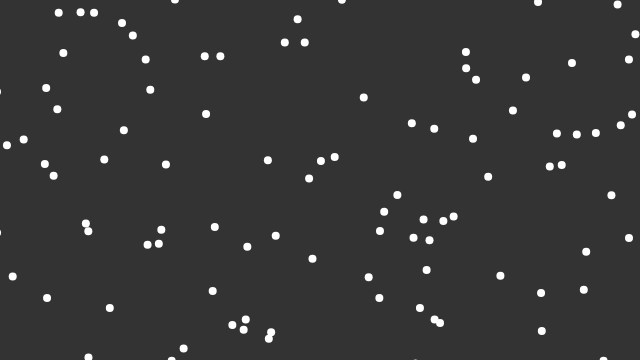
Frame 1 (no input)
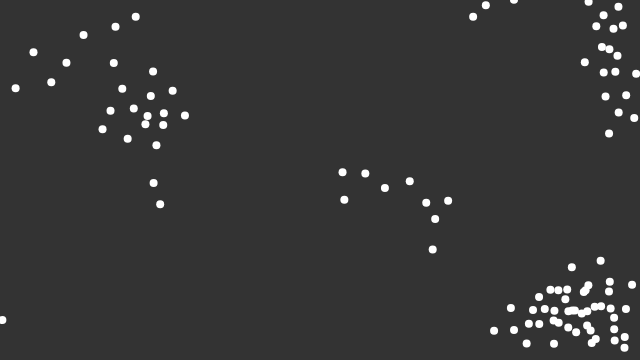
Frame 60 (no input)
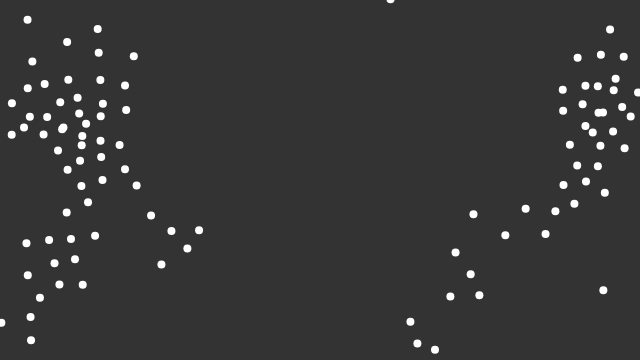
Frame 120 (the mouse pressed at the canvas centre since frame 60)

The p5.js sketch that drew these frames (run headless with seeded random() and noise() and a simulated clock; from frame 60 on, the mouse is pressed at the canvas centre):

// p5.js sketch
// ── sketch.js
const flock = [];
let alignSlider,cohesionSlider,separationSlider;

function setup() {
	createCanvas(640, 360);
	alignSlider = createSlider(.001, 10, 1, .1);
	cohesionSlider = createSlider(.001, 10, 0.5, .1);
	separationSlider = createSlider(.001, 10, 1, .1);

	for (let i=0;i<100;i++){
	flock.push(new Boid());
	}
	
}

function draw() {
	background(51);
	for (let boid of flock) {
		boid.edges();
		boid.update();
		boid.show();
		boid.flock(flock);

	}
}
// ── boid.js
class Boid {
  constructor() {
    this.position = createVector(random(width), random(height));
    this.velocity = p5.Vector.random2D(); // magnitude 1
    this.velocity.setMag(random(-22, 22));
    this.acceleration = createVector();
    this.maxForce = 1;
    this.maxSpeed = 5;
  }

  show() {
    strokeWeight(8);
    stroke(255);
    point(this.position.x, this.position.y);
  }

  update() {
    this.position.add(this.velocity);
    this.velocity.add(this.acceleration);
    this.velocity.limit(this.maxSpeed);
    this.acceleration.mult(0); // resetea para aplicar la nueva fuerza ( no es una celeracion permanete , es una fuerza de correccion)
  }

  edges() {
    if (this.position.x > width) {
      this.position.x = 0;
    } else if (this.position.x < 0) {
      this.position.x = width;
    }
    if (this.position.y > height) {
      this.position.y = 0;
    } else if (this.position.y < 0) {
      this.position.y = height;
    }
  }
  flock(boids) {

    let aligment = this.align(boids);
    let cohesion = this.cohesion(boids);
    // debo sumar ambas fuerzas la de cohesion y la de aligment
    let separation = this.separation(boids);

    separation.mult(separationSlider.value());
    cohesion.mult(cohesionSlider.value());
    aligment.mult(alignSlider.value());
    this.acceleration.add(separation);
    this.acceleration.add(aligment);
    this.acceleration.add(cohesion);
  }

  align(boids) {
    let n = 0;
    let steer = createVector();
    let perceptionRadius = 55; // radio de perception
    for (let other of boids) {
      let d = dist(this.position.x, this.position.y, other.position.x, other.position.y);
      if (d < perceptionRadius && other != this) {
        steer.add(other.velocity);
        n++;
      }

    }
    if (n > 0) {
      steer.div(n);
      steer.setMag(this.maxSpeed); // asi setea la direccion a la del flock pero no la misma vel
      steer.sub(this.velocity);
      steer.limit(this.maxForce);

    }
    return steer;
  }

  cohesion(boids) {
    let n = 0;
    let steer = createVector();
    let perceptionRadius = 55; // radio de perception
    for (let other of boids) {
      let d = dist(this.position.x, this.position.y, other.position.x, other.position.y);
      if (d < perceptionRadius && other != this) {
        steer.add(other.position);
        n++;
      }

    }
    if (n > 0) {
      steer.div(n);
      steer.sub(this.position);
      steer.setMag(this.maxSpeed); // asi setea la direccion a la del flock pero no la misma vel
      steer.sub(this.velocity);
      steer.limit(this.maxForce);

    }
    return steer;
  }

  separation(boids) {
    let n = 0;
    let steer = createVector();
    let perceptionRadius = 22; // radio de perception
    for (let other of boids) {
      let d = dist(this.position.x, this.position.y, other.position.x, other.position.y);
      if (d < perceptionRadius && other != this) {
        let diff = p5.Vector.sub(this.position, other.position);
        diff.div(d);
        steer.add(diff);
        n++;
      }

    }
    if (n > 0) {
      steer.div(n);
      steer.setMag(this.maxSpeed); // asi setea la direccion a la del flock pero no la misma vel
      steer.sub(this.velocity);
      steer.limit(this.maxForce);

    }
    return steer;
  }

}
